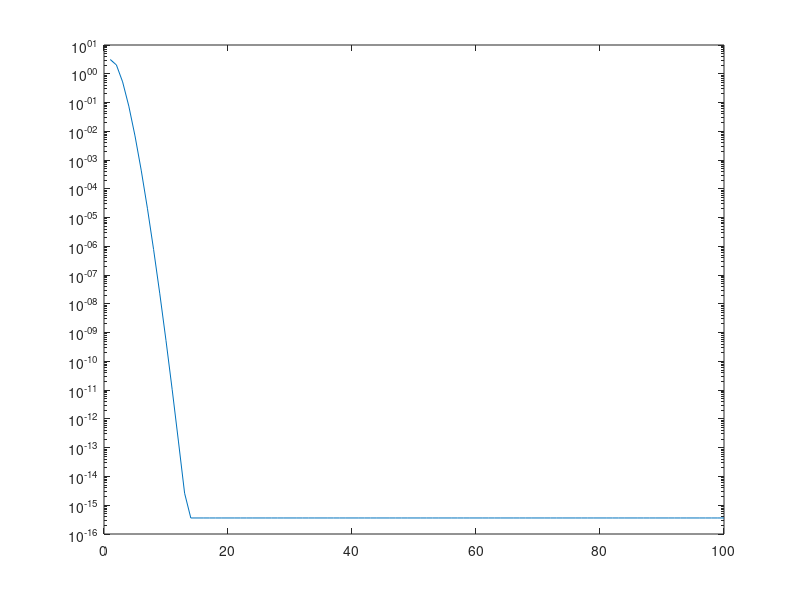

This chart was generated by the following MATLAB code:
clc; close all; clear;
x=linspace(-pi,pi,100);
sin_x=sin(x);
N_values=1:100;
errors=zeros(size(N_values));
for i=1:length(N_values)
    N=N_values(i);
    approx_sin_x=zeros(size(x));
    for n=1:N
        approx_sin_x=approx_sin_x+((-1)^(n-1))*x.^(2*n-1)/factorial(2*n-1);
    end
    errors(i)=max(abs(sin_x-approx_sin_x));
end
semilogy(N_values,errors);